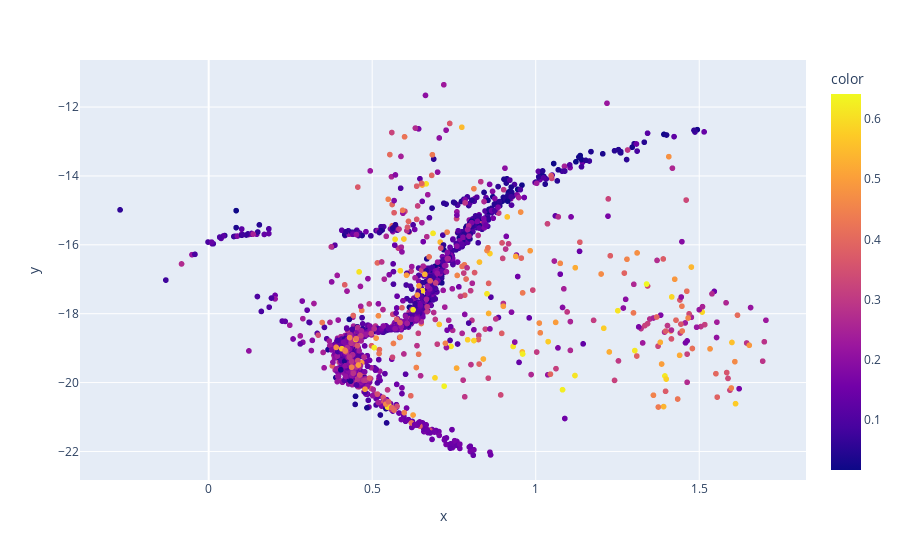

Notebook code for this chart:
### Code cell
import plotly.express as px
df = px.data.tips()
df["size"] = df["size"].astype(str)
fig = px.scatter(df, x= df2["Bmag"] - df2["Vmag"], y= -1 * df2["Vmag"], color=df2["distance"])
fig.show()

### Figure 1 — Plotly figure (JSON) as saved in the notebook; plotly's stock layout.template omitted (floating-point values rounded to 4 significant figures; data arrays with more than 128 entries replaced by an {"elided": "..."} marker saying what was removed)
{"data": [{"hovertemplate": "x=%{x}<br>y=%{y}<br>color=%{marker.color}<extra></extra>", "legendgroup": "", "marker": {"color": {"elided": "2013 float values"}, "coloraxis": "coloraxis", "symbol": "circle"}, "mode": "markers", "name": "", "showlegend": false, "type": "scattergl", "x": {"elided": "2013 float values"}, "xaxis": "x", "y": {"elided": "2013 float values"}, "yaxis": "y"}], "layout": {"autosize": true, "coloraxis": {"colorbar": {"title": {"text": "color"}}, "colorscale": [[0, "#0d0887"], [0.1111, "#46039f"], [0.2222, "#7201a8"], [0.3333, "#9c179e"], [0.4444, "#bd3786"], [0.5556, "#d8576b"], [0.6667, "#ed7953"], [0.7778, "#fb9f3a"], [0.8889, "#fdca26"], [1, "#f0f921"]]}, "legend": {"tracegroupgap": 0}, "margin": {"t": 60}, "xaxis": {"anchor": "y", "autorange": true, "domain": [0, 1], "range": [-0.3892, 1.822], "title": {"text": "x"}, "type": "linear"}, "yaxis": {"anchor": "x", "autorange": true, "domain": [0, 1], "range": [-22.87, -10.59], "title": {"text": "y"}, "type": "linear"}}}
